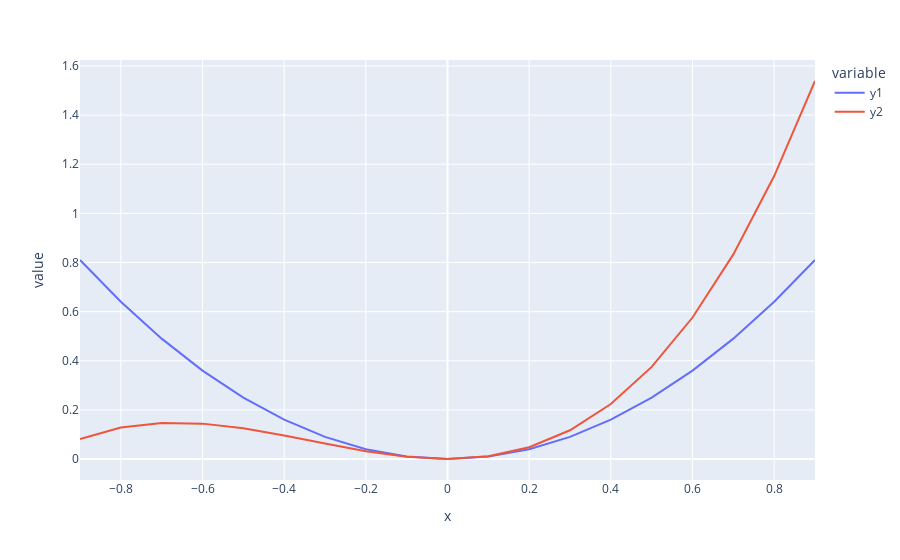

Notebook code cell kept with this figure:
### Code cell
import plotly.express as px
import pandas as pd

# Sample data for two lines
x = p['x']
y1 = p['piA'][0]
y2 = p['piB'][0]

# Create a DataFrame with the data
df = pd.DataFrame({'x': x, 'y1': y1, 'y2': y2})

# Create a line plot with two traces
fig = px.line(df, x='x', y=['y1', 'y2'])
fig.show()

### Figure 1 — Plotly figure (JSON) as saved in the notebook; plotly's stock layout.template omitted (floating-point values rounded to 4 significant figures)
{"data": [{"hovertemplate": "variable=y1<br>x=%{x}<br>value=%{y}<extra></extra>", "legendgroup": "y1", "line": {"color": "#636efa", "dash": "solid"}, "marker": {"symbol": "circle"}, "mode": "lines", "name": "y1", "orientation": "v", "showlegend": true, "type": "scatter", "x": [-0.9, -0.8, -0.7, -0.6, -0.5, -0.4, -0.3, -0.2, -0.1, -2.22e-16, 0.1, 0.2, 0.3, 0.4, 0.5, 0.6, 0.7, 0.8, 0.9], "xaxis": "x", "y": [0.81, 0.64, 0.49, 0.36, 0.25, 0.16, 0.09, 0.04, 0.01, 4.93e-32, 0.01, 0.04, 0.09, 0.16, 0.25, 0.36, 0.49, 0.64, 0.81], "yaxis": "y"}, {"hovertemplate": "variable=y2<br>x=%{x}<br>value=%{y}<extra></extra>", "legendgroup": "y2", "line": {"color": "#EF553B", "dash": "solid"}, "marker": {"symbol": "circle"}, "mode": "lines", "name": "y2", "orientation": "v", "showlegend": true, "type": "scatter", "x": [-0.9, -0.8, -0.7, -0.6, -0.5, -0.4, -0.3, -0.2, -0.1, -2.22e-16, 0.1, 0.2, 0.3, 0.4, 0.5, 0.6, 0.7, 0.8, 0.9], "xaxis": "x", "y": [0.081, 0.128, 0.147, 0.144, 0.125, 0.096, 0.063, 0.032, 0.009, 4.93e-32, 0.011, 0.048, 0.117, 0.224, 0.375, 0.576, 0.833, 1.152, 1.539], "yaxis": "y"}], "layout": {"legend": {"title": {"text": "variable"}, "tracegroupgap": 0}, "margin": {"t": 60}, "xaxis": {"anchor": "y", "domain": [0, 1], "title": {"text": "x"}}, "yaxis": {"anchor": "x", "domain": [0, 1], "title": {"text": "value"}}}}
